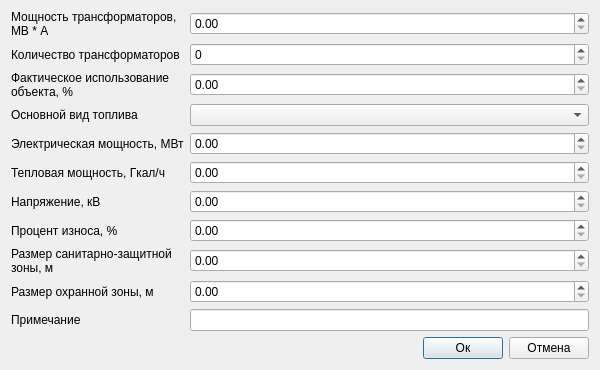
<?xml version="1.0" encoding="UTF-8"?>
<ui version="4.0">
 <class>Dialog</class>
 <widget class="QDialog" name="Dialog">
  <property name="geometry">
   <rect>
    <x>0</x>
    <y>0</y>
    <width>600</width>
    <height>370</height>
   </rect>
  </property>
  <property name="minimumSize">
   <size>
    <width>600</width>
    <height>370</height>
   </size>
  </property>
  <property name="windowTitle">
   <string>Объекты электроснабжения (маркер): Дополнительные атрибуты</string>
  </property>
  <property name="accessibleName">
   <string notr="true">btnSave</string>
  </property>
  <layout class="QVBoxLayout" name="verticalLayout_2">
   <item>
    <layout class="QGridLayout" name="gridLayout_2">
     <item row="0" column="1">
      <layout class="QHBoxLayout" name="horizontalLayout_4">
       <item>
        <layout class="QGridLayout" name="gridLayout_3">
         <item row="12" column="1">
          <widget class="QgsDoubleSpinBox" name="sbVoltage">
           <property name="maximum">
            <double>10000000.000000000000000</double>
           </property>
           <property name="clearValue">
            <bool>true</bool>
           </property>
          </widget>
         </item>
         <item row="12" column="0">
          <widget class="QLabel" name="label">
           <property name="text">
            <string>Напряжение, кВ</string>
           </property>
          </widget>
         </item>
         <item row="19" column="0">
          <widget class="QLabel" name="label_9">
           <property name="text">
            <string>Размер охранной зоны, м</string>
           </property>
          </widget>
         </item>
         <item row="0" column="0">
          <widget class="QLabel" name="label_2">
           <property name="text">
            <string>Мощность трансформаторов,
МВ * А</string>
           </property>
          </widget>
         </item>
         <item row="4" column="0">
          <widget class="QLabel" name="label_7">
           <property name="text">
            <string>Фактическое использование
объекта, %</string>
           </property>
          </widget>
         </item>
         <item row="9" column="1">
          <widget class="QgsDoubleSpinBox" name="sbThermalPower">
           <property name="maximum">
            <double>10000000.000000000000000</double>
           </property>
           <property name="clearValue">
            <bool>true</bool>
           </property>
          </widget>
         </item>
         <item row="6" column="1">
          <widget class="QgsCheckableComboBox" name="cbMainTypeOfFuel"/>
         </item>
         <item row="21" column="0">
          <widget class="QLabel" name="label_8">
           <property name="text">
            <string>Примечание</string>
           </property>
          </widget>
         </item>
         <item row="2" column="0">
          <widget class="QLabel" name="label_5">
           <property name="text">
            <string>Количество трансформаторов</string>
           </property>
          </widget>
         </item>
         <item row="21" column="1">
          <widget class="QLineEdit" name="tbNote">
           <property name="clearButtonEnabled">
            <bool>true</bool>
           </property>
          </widget>
         </item>
         <item row="7" column="0">
          <widget class="QLabel" name="label_6">
           <property name="text">
            <string>Электрическая мощность, МВт</string>
           </property>
          </widget>
         </item>
         <item row="6" column="0">
          <widget class="QLabel" name="label_3">
           <property name="text">
            <string>Основной вид топлива</string>
           </property>
          </widget>
         </item>
         <item row="7" column="1">
          <widget class="QgsDoubleSpinBox" name="sbElectricPower">
           <property name="maximum">
            <double>10000000.000000000000000</double>
           </property>
           <property name="clearValue">
            <bool>true</bool>
           </property>
          </widget>
         </item>
         <item row="2" column="1">
          <widget class="QgsSpinBox" name="sbNumberOfTransformers">
           <property name="maximum">
            <number>10000000</number>
           </property>
           <property name="clearValue">
            <bool>true</bool>
           </property>
          </widget>
         </item>
         <item row="9" column="0">
          <widget class="QLabel" name="label_4">
           <property name="text">
            <string>Тепловая мощность, Гкал/ч</string>
           </property>
          </widget>
         </item>
         <item row="0" column="1">
          <widget class="QgsDoubleSpinBox" name="sbTransformerPower">
           <property name="maximum">
            <double>10000000.000000000000000</double>
           </property>
           <property name="clearValue">
            <bool>true</bool>
           </property>
          </widget>
         </item>
         <item row="16" column="1">
          <widget class="QgsDoubleSpinBox" name="sbSizeOfSanitaryProtectionZone">
           <property name="maximum">
            <double>10000000.000000000000000</double>
           </property>
           <property name="clearValue">
            <bool>true</bool>
           </property>
          </widget>
         </item>
         <item row="14" column="0">
          <widget class="QLabel" name="label_24">
           <property name="text">
            <string>Процент износа, %</string>
           </property>
          </widget>
         </item>
         <item row="16" column="0">
          <widget class="QLabel" name="label_13">
           <property name="text">
            <string>Размер санитарно-защитной 
зоны, м</string>
           </property>
          </widget>
         </item>
         <item row="4" column="1">
          <widget class="QgsDoubleSpinBox" name="sbActualUse">
           <property name="maximum">
            <double>100.000000000000000</double>
           </property>
           <property name="clearValue">
            <bool>true</bool>
           </property>
          </widget>
         </item>
         <item row="14" column="1">
          <widget class="QgsDoubleSpinBox" name="sbWearPercentage">
           <property name="maximum">
            <double>100.000000000000000</double>
           </property>
           <property name="clearValue">
            <bool>true</bool>
           </property>
          </widget>
         </item>
         <item row="19" column="1">
          <widget class="QgsDoubleSpinBox" name="sbGuardZoneSize">
           <property name="maximum">
            <double>10000000.000000000000000</double>
           </property>
           <property name="clearValue">
            <bool>true</bool>
           </property>
          </widget>
         </item>
        </layout>
       </item>
      </layout>
     </item>
     <item row="3" column="1">
      <layout class="QHBoxLayout" name="horizontalLayout">
       <item>
        <spacer name="horizontalSpacer">
         <property name="orientation">
          <enum>Qt::Horizontal</enum>
         </property>
         <property name="sizeHint" stdset="0">
          <size>
           <width>40</width>
           <height>20</height>
          </size>
         </property>
        </spacer>
       </item>
       <item>
        <widget class="QPushButton" name="btnOk">
         <property name="accessibleName">
          <string notr="true">btnSave</string>
         </property>
         <property name="text">
          <string>Ок</string>
         </property>
        </widget>
       </item>
       <item>
        <widget class="QPushButton" name="btnCancel">
         <property name="accessibleName">
          <string notr="true">btnCancel</string>
         </property>
         <property name="text">
          <string>Отмена</string>
         </property>
        </widget>
       </item>
      </layout>
     </item>
     <item row="2" column="1">
      <layout class="QHBoxLayout" name="horizontalLayout_2">
       <item>
        <spacer name="verticalSpacer">
         <property name="orientation">
          <enum>Qt::Vertical</enum>
         </property>
         <property name="sizeHint" stdset="0">
          <size>
           <width>20</width>
           <height>40</height>
          </size>
         </property>
        </spacer>
       </item>
      </layout>
     </item>
    </layout>
   </item>
  </layout>
 </widget>
 <customwidgets>
  <customwidget>
   <class>QgsCheckableComboBox</class>
   <extends>QComboBox</extends>
   <header>qgscheckablecombobox.h</header>
  </customwidget>
  <customwidget>
   <class>QgsDoubleSpinBox</class>
   <extends>QDoubleSpinBox</extends>
   <header>qgsdoublespinbox.h</header>
  </customwidget>
  <customwidget>
   <class>QgsSpinBox</class>
   <extends>QSpinBox</extends>
   <header>qgsspinbox.h</header>
  </customwidget>
 </customwidgets>
 <tabstops>
  <tabstop>sbTransformerPower</tabstop>
  <tabstop>sbNumberOfTransformers</tabstop>
  <tabstop>sbActualUse</tabstop>
  <tabstop>cbMainTypeOfFuel</tabstop>
  <tabstop>sbElectricPower</tabstop>
  <tabstop>sbThermalPower</tabstop>
  <tabstop>sbVoltage</tabstop>
  <tabstop>sbWearPercentage</tabstop>
  <tabstop>sbSizeOfSanitaryProtectionZone</tabstop>
  <tabstop>sbGuardZoneSize</tabstop>
  <tabstop>tbNote</tabstop>
  <tabstop>btnOk</tabstop>
  <tabstop>btnCancel</tabstop>
 </tabstops>
 <resources/>
 <connections/>
</ui>
